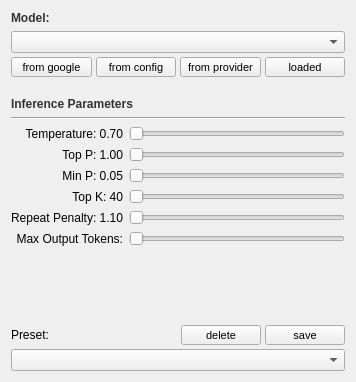
     <widget class="QWidget" name="tab_9">
      <attribute name="title">
       <string>Models</string>
      </attribute>
      <layout class="QGridLayout" name="gridLayout_12">
       <item row="0" column="0">
        <widget class="QLabel" name="label_model">
         <property name="font">
          <font>
           <weight>75</weight>
           <bold>true</bold>
          </font>
         </property>
         <property name="styleSheet">
          <string notr="true">color: rgb(51, 51, 51);</string>
         </property>
         <property name="text">
          <string>Model:</string>
         </property>
        </widget>
       </item>
       <item row="3" column="0">
        <widget class="Line" name="line_9">
         <property name="orientation">
          <enum>Qt::Horizontal</enum>
         </property>
        </widget>
       </item>
       <item row="6" column="0">
        <layout class="QVBoxLayout" name="verticalLayout_29">
         <property name="spacing">
          <number>4</number>
         </property>
         <item>
          <layout class="QHBoxLayout" name="horizontalLayout_33">
           <item>
            <widget class="QLabel" name="label_14">
             <property name="sizePolicy">
              <sizepolicy hsizetype="Expanding" vsizetype="Preferred">
               <horstretch>0</horstretch>
               <verstretch>0</verstretch>
              </sizepolicy>
             </property>
             <property name="text">
              <string>Preset:</string>
             </property>
            </widget>
           </item>
           <item>
            <widget class="QPushButton" name="pushButtonInferrancePresetDelete">
             <property name="minimumSize">
              <size>
               <width>0</width>
               <height>20</height>
              </size>
             </property>
             <property name="maximumSize">
              <size>
               <width>16777215</width>
               <height>20</height>
              </size>
             </property>
             <property name="font">
              <font>
               <pointsize>8</pointsize>
              </font>
             </property>
             <property name="styleSheet">
              <string notr="true">background-color: @color1; 
color: black;
</string>
             </property>
             <property name="text">
              <string>delete</string>
             </property>
            </widget>
           </item>
           <item>
            <widget class="QPushButton" name="pushButtonInferrancePresetSave">
             <property name="minimumSize">
              <size>
               <width>0</width>
               <height>20</height>
              </size>
             </property>
             <property name="maximumSize">
              <size>
               <width>16777215</width>
               <height>20</height>
              </size>
             </property>
             <property name="font">
              <font>
               <pointsize>8</pointsize>
              </font>
             </property>
             <property name="styleSheet">
              <string notr="true">background-color: @color2; 
color: black;
</string>
             </property>
             <property name="text">
              <string>save</string>
             </property>
            </widget>
           </item>
          </layout>
         </item>
         <item>
          <layout class="QHBoxLayout" name="horizontalLayout_34">
           <item>
            <widget class="QComboBox" name="comboBoxInferrancePreset">
             <property name="sizePolicy">
              <sizepolicy hsizetype="Expanding" vsizetype="Fixed">
               <horstretch>0</horstretch>
               <verstretch>0</verstretch>
              </sizepolicy>
             </property>
             <property name="styleSheet">
              <string notr="true">selection-background-color: @selectionbg;
background-color: rgb(221, 221, 221);
</string>
             </property>
            </widget>
           </item>
          </layout>
         </item>
        </layout>
       </item>
       <item row="2" column="0">
        <widget class="QLabel" name="label_gen_params">
         <property name="font">
          <font>
           <weight>75</weight>
           <bold>true</bold>
          </font>
         </property>
         <property name="styleSheet">
          <string notr="true">color: rgb(51, 51, 51);</string>
         </property>
         <property name="text">
          <string>
Inference Parameters</string>
         </property>
        </widget>
       </item>
       <item row="4" column="0">
        <layout class="QHBoxLayout" name="horizontalLayout_35">
         <item>
          <layout class="QVBoxLayout" name="verticalLayout_30">
           <item>
            <widget class="QLabel" name="temp_label_4">
             <property name="text">
              <string>Temperature: 0.70</string>
             </property>
             <property name="alignment">
              <set>Qt::AlignRight|Qt::AlignTrailing|Qt::AlignVCenter</set>
             </property>
            </widget>
           </item>
           <item>
            <widget class="QLabel" name="top_p_label_4">
             <property name="text">
              <string>Top P: 1.00</string>
             </property>
             <property name="alignment">
              <set>Qt::AlignRight|Qt::AlignTrailing|Qt::AlignVCenter</set>
             </property>
            </widget>
           </item>
           <item>
            <widget class="QLabel" name="min_p_label_4">
             <property name="text">
              <string>Min P: 0.05</string>
             </property>
             <property name="alignment">
              <set>Qt::AlignRight|Qt::AlignTrailing|Qt::AlignVCenter</set>
             </property>
            </widget>
           </item>
           <item>
            <widget class="QLabel" name="top_k_label_4">
             <property name="text">
              <string>Top K: 40</string>
             </property>
             <property name="alignment">
              <set>Qt::AlignRight|Qt::AlignTrailing|Qt::AlignVCenter</set>
             </property>
            </widget>
           </item>
           <item>
            <widget class="QLabel" name="repeat_penalty_label_4">
             <property name="text">
              <string>Repeat Penalty: 1.10</string>
             </property>
             <property name="alignment">
              <set>Qt::AlignRight|Qt::AlignTrailing|Qt::AlignVCenter</set>
             </property>
            </widget>
           </item>
           <item>
            <widget class="QLabel" name="max_output_label_4">
             <property name="text">
              <string>Max Output Tokens:</string>
             </property>
             <property name="alignment">
              <set>Qt::AlignRight|Qt::AlignTrailing|Qt::AlignVCenter</set>
             </property>
            </widget>
           </item>
          </layout>
         </item>
         <item>
          <layout class="QVBoxLayout" name="verticalLayout_31">
           <item>
            <widget class="QSlider" name="temp_slider">
             <property name="styleSheet">
              <string notr="true">selection-background-color: @color2;</string>
             </property>
             <property name="maximum">
              <number>200</number>
             </property>
             <property name="orientation">
              <enum>Qt::Horizontal</enum>
             </property>
            </widget>
           </item>
           <item>
            <widget class="QSlider" name="top_p_slider">
             <property name="styleSheet">
              <string notr="true">selection-background-color: @color2;</string>
             </property>
             <property name="maximum">
              <number>100</number>
             </property>
             <property name="orientation">
              <enum>Qt::Horizontal</enum>
             </property>
            </widget>
           </item>
           <item>
            <widget class="QSlider" name="min_p_slider">
             <property name="styleSheet">
              <string notr="true">selection-background-color: @color2;</string>
             </property>
             <property name="maximum">
              <number>100</number>
             </property>
             <property name="orientation">
              <enum>Qt::Horizontal</enum>
             </property>
            </widget>
           </item>
           <item>
            <widget class="QSlider" name="top_k_slider">
             <property name="styleSheet">
              <string notr="true">selection-background-color: @color2;</string>
             </property>
             <property name="minimum">
              <number>1</number>
             </property>
             <property name="maximum">
              <number>100</number>
             </property>
             <property name="orientation">
              <enum>Qt::Horizontal</enum>
             </property>
            </widget>
           </item>
           <item>
            <widget class="QSlider" name="repeat_penalty_slider">
             <property name="styleSheet">
              <string notr="true">selection-background-color: @color2;</string>
             </property>
             <property name="minimum">
              <number>100</number>
             </property>
             <property name="maximum">
              <number>200</number>
             </property>
             <property name="orientation">
              <enum>Qt::Horizontal</enum>
             </property>
            </widget>
           </item>
           <item>
            <widget class="QSlider" name="max_output_horizontalSlider">
             <property name="styleSheet">
              <string notr="true">selection-background-color: @color2;</string>
             </property>
             <property name="maximum">
              <number>30000</number>
             </property>
             <property name="orientation">
              <enum>Qt::Horizontal</enum>
             </property>
            </widget>
           </item>
          </layout>
         </item>
        </layout>
       </item>
       <item row="5" column="0">
        <spacer name="spacerItem">
         <property name="orientation">
          <enum>Qt::Vertical</enum>
         </property>
         <property name="sizeHint" stdset="0">
          <size>
           <width>334</width>
           <height>73</height>
          </size>
         </property>
        </spacer>
       </item>
       <item row="1" column="0">
        <layout class="QVBoxLayout" name="verticalLayout_32">
         <property name="spacing">
          <number>4</number>
         </property>
         <item>
          <widget class="QComboBox" name="model_combo">
           <property name="styleSheet">
            <string notr="true">selection-background-color: @selectionbg;
background-color: rgb(221, 221, 221);
</string>
           </property>
           <property name="editable">
            <bool>false</bool>
           </property>
           <property name="frame">
            <bool>true</bool>
           </property>
          </widget>
         </item>
         <item>
          <layout class="QHBoxLayout" name="horizontalLayout_36">
           <item>
            <widget class="QPushButton" name="pushButtonModelsGoogle">
             <property name="minimumSize">
              <size>
               <width>0</width>
               <height>20</height>
              </size>
             </property>
             <property name="maximumSize">
              <size>
               <width>16777215</width>
               <height>20</height>
              </size>
             </property>
             <property name="font">
              <font>
               <pointsize>8</pointsize>
              </font>
             </property>
             <property name="styleSheet">
              <string notr="true">background-color: @color3; 
color: black;</string>
             </property>
             <property name="text">
              <string>from google</string>
             </property>
            </widget>
           </item>
           <item>
            <widget class="QPushButton" name="pushButtonModelsConfig">
             <property name="minimumSize">
              <size>
               <width>0</width>
               <height>20</height>
              </size>
             </property>
             <property name="maximumSize">
              <size>
               <width>16777215</width>
               <height>20</height>
              </size>
             </property>
             <property name="font">
              <font>
               <pointsize>8</pointsize>
              </font>
             </property>
             <property name="styleSheet">
              <string notr="true">background-color: @color1; 
color: black;
</string>
             </property>
             <property name="text">
              <string>from config</string>
             </property>
            </widget>
           </item>
           <item>
            <widget class="QPushButton" name="pushButtonModelsProvider">
             <property name="minimumSize">
              <size>
               <width>0</width>
               <height>20</height>
              </size>
             </property>
             <property name="maximumSize">
              <size>
               <width>16777215</width>
               <height>20</height>
              </size>
             </property>
             <property name="font">
              <font>
               <pointsize>8</pointsize>
              </font>
             </property>
             <property name="styleSheet">
              <string notr="true">background-color: @color2; 
color: black;
</string>
             </property>
             <property name="text">
              <string>from provider</string>
             </property>
            </widget>
           </item>
           <item>
            <widget class="QPushButton" name="pushButtonModelsLoaded">
             <property name="minimumSize">
              <size>
               <width>0</width>
               <height>20</height>
              </size>
             </property>
             <property name="maximumSize">
              <size>
               <width>16777215</width>
               <height>20</height>
              </size>
             </property>
             <property name="font">
              <font>
               <pointsize>8</pointsize>
              </font>
             </property>
             <property name="styleSheet">
              <string notr="true">background-color: @color3; 
color: black;</string>
             </property>
             <property name="text">
              <string>loaded</string>
             </property>
            </widget>
           </item>
          </layout>
         </item>
        </layout>
       </item>
      </layout>
     </widget>
